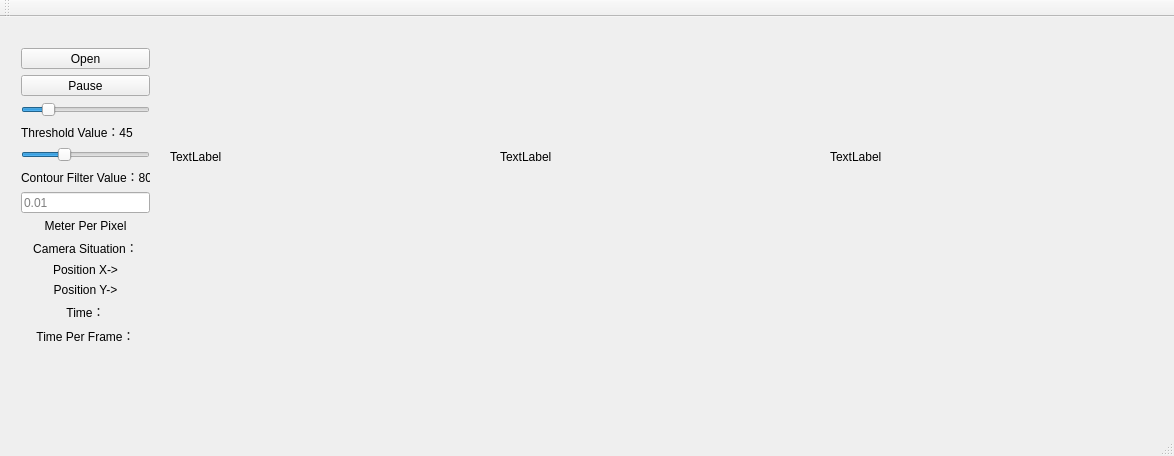
<?xml version="1.0" encoding="UTF-8"?>
<ui version="4.0">
 <class>MainWindow</class>
 <widget class="QMainWindow" name="MainWindow">
  <property name="geometry">
   <rect>
    <x>0</x>
    <y>0</y>
    <width>1174</width>
    <height>456</height>
   </rect>
  </property>
  <property name="windowTitle">
   <string>MainWindow</string>
  </property>
  <widget class="QWidget" name="centralWidget">
   <widget class="QLabel" name="Pic">
    <property name="geometry">
     <rect>
      <x>170</x>
      <y>20</y>
      <width>322</width>
      <height>240</height>
     </rect>
    </property>
    <property name="text">
     <string>TextLabel</string>
    </property>
   </widget>
   <widget class="QWidget" name="verticalLayoutWidget">
    <property name="geometry">
     <rect>
      <x>10</x>
      <y>20</y>
      <width>151</width>
      <height>371</height>
     </rect>
    </property>
    <layout class="QVBoxLayout" name="verticalLayout">
     <item>
      <widget class="QPushButton" name="open">
       <property name="text">
        <string>Open</string>
       </property>
      </widget>
     </item>
     <item>
      <widget class="QPushButton" name="closeCam">
       <property name="text">
        <string>Pause</string>
       </property>
      </widget>
     </item>
     <item>
      <widget class="QSlider" name="Slider_Threshold">
       <property name="maximum">
        <number>255</number>
       </property>
       <property name="value">
        <number>45</number>
       </property>
       <property name="orientation">
        <enum>Qt::Horizontal</enum>
       </property>
      </widget>
     </item>
     <item>
      <widget class="QLabel" name="Label_Threshold">
       <property name="text">
        <string>Threshold Value：45</string>
       </property>
      </widget>
     </item>
     <item>
      <widget class="QSlider" name="Slider_Contour">
       <property name="maximum">
        <number>255</number>
       </property>
       <property name="value">
        <number>80</number>
       </property>
       <property name="orientation">
        <enum>Qt::Horizontal</enum>
       </property>
      </widget>
     </item>
     <item>
      <widget class="QLabel" name="Label_Contour">
       <property name="text">
        <string>Contour Filter Value：80</string>
       </property>
      </widget>
     </item>
     <item>
      <widget class="QLineEdit" name="MPP">
       <property name="placeholderText">
        <string>0.01</string>
       </property>
      </widget>
     </item>
     <item>
      <widget class="QLabel" name="Label_Time_PerFrame_2">
       <property name="text">
        <string>Meter Per Pixel</string>
       </property>
       <property name="alignment">
        <set>Qt::AlignCenter</set>
       </property>
      </widget>
     </item>
     <item>
      <widget class="QLabel" name="Label_Camera_Situation">
       <property name="text">
        <string>Camera Situation：</string>
       </property>
       <property name="alignment">
        <set>Qt::AlignCenter</set>
       </property>
      </widget>
     </item>
     <item>
      <widget class="QLabel" name="Label_Position_X">
       <property name="text">
        <string>Position X-&gt;</string>
       </property>
       <property name="alignment">
        <set>Qt::AlignCenter</set>
       </property>
      </widget>
     </item>
     <item>
      <widget class="QLabel" name="Label_Position_Y">
       <property name="text">
        <string>Position Y-&gt;</string>
       </property>
       <property name="alignment">
        <set>Qt::AlignCenter</set>
       </property>
      </widget>
     </item>
     <item>
      <widget class="QLabel" name="Label_Time">
       <property name="text">
        <string>Time：</string>
       </property>
       <property name="alignment">
        <set>Qt::AlignCenter</set>
       </property>
      </widget>
     </item>
     <item>
      <widget class="QLabel" name="Label_Time_PerFrame">
       <property name="text">
        <string>Time Per Frame：</string>
       </property>
       <property name="alignment">
        <set>Qt::AlignCenter</set>
       </property>
      </widget>
     </item>
     <item>
      <widget class="QLabel" name="Label_Velocity">
       <property name="font">
        <font>
         <family>Adobe Arabic</family>
         <pointsize>12</pointsize>
         <underline>true</underline>
        </font>
       </property>
       <property name="text">
        <string/>
       </property>
      </widget>
     </item>
     <item>
      <widget class="QLabel" name="Label_Situation">
       <property name="font">
        <font>
         <family>Adobe Arabic</family>
         <pointsize>12</pointsize>
         <underline>true</underline>
        </font>
       </property>
       <property name="text">
        <string/>
       </property>
       <property name="alignment">
        <set>Qt::AlignCenter</set>
       </property>
      </widget>
     </item>
    </layout>
   </widget>
   <widget class="QLabel" name="Pic2">
    <property name="geometry">
     <rect>
      <x>500</x>
      <y>20</y>
      <width>322</width>
      <height>240</height>
     </rect>
    </property>
    <property name="text">
     <string>TextLabel</string>
    </property>
   </widget>
   <widget class="QLabel" name="Pic3">
    <property name="geometry">
     <rect>
      <x>830</x>
      <y>20</y>
      <width>322</width>
      <height>240</height>
     </rect>
    </property>
    <property name="text">
     <string>TextLabel</string>
    </property>
   </widget>
  </widget>
  <widget class="QMenuBar" name="menuBar">
   <property name="geometry">
    <rect>
     <x>0</x>
     <y>0</y>
     <width>1174</width>
     <height>22</height>
    </rect>
   </property>
  </widget>
  <widget class="QToolBar" name="mainToolBar">
   <attribute name="toolBarArea">
    <enum>TopToolBarArea</enum>
   </attribute>
   <attribute name="toolBarBreak">
    <bool>false</bool>
   </attribute>
  </widget>
  <widget class="QStatusBar" name="statusBar"/>
 </widget>
 <layoutdefault spacing="6" margin="11"/>
 <resources/>
 <connections/>
</ui>
